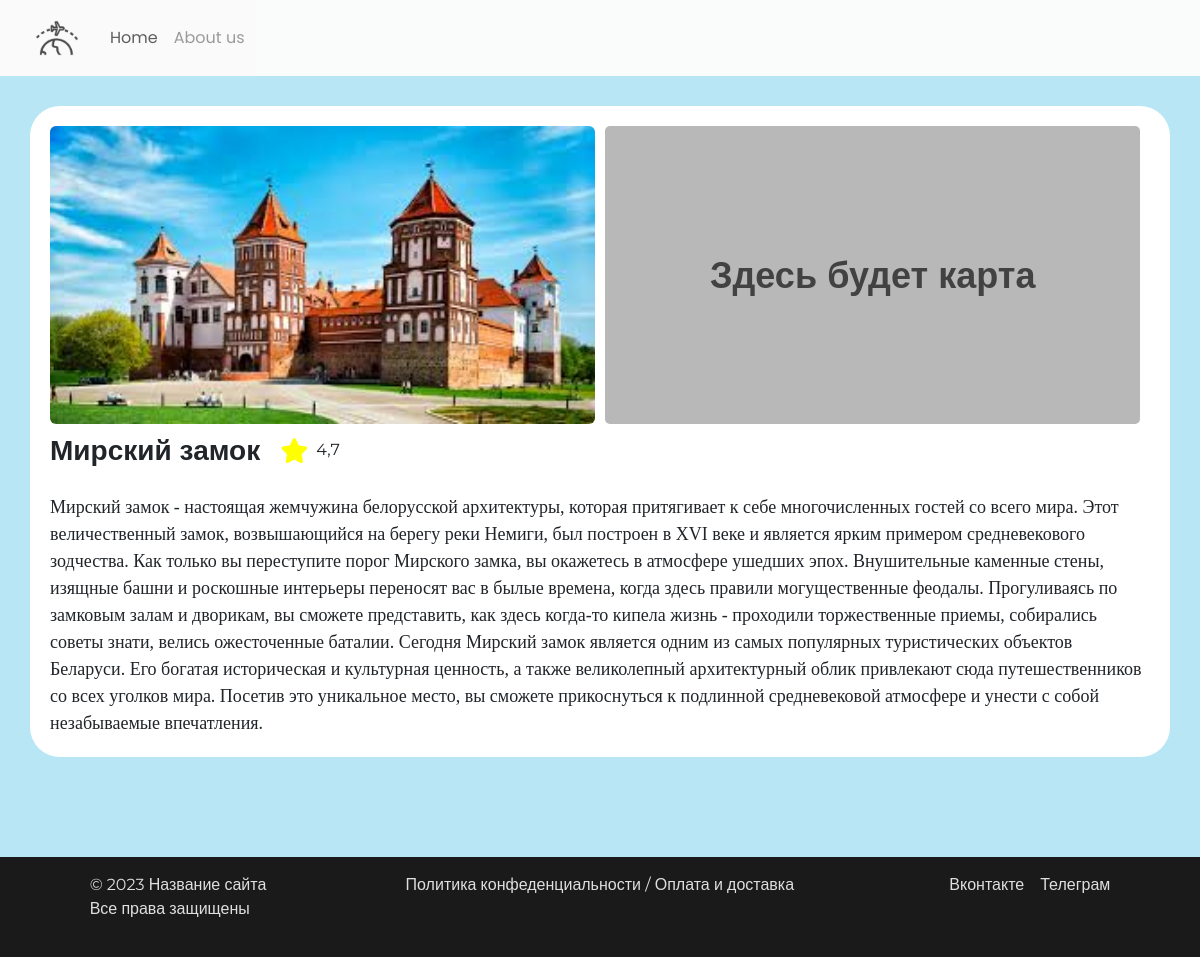
The page /tours/tour/1 on the database its author committed.
### main/models.py (models this page shows, shortened)
class Tour(models.Model):
    name = models.CharField(max_length=150)
    short_desc = models.TextField()
    full_desc = models.TextField()
    image_name = models.CharField(max_length=100)
    rating = models.FloatField()
    views = models.IntegerField()
    country = models.ForeignKey(Country, on_delete = models.CASCADE)
    category = models.ManyToManyField(Category)

### main/views.py (the view)
# urls.py: path('tours/tour/<int:pk>', views.TourDetailView.as_view(), name='tour'),
class TourDetailView(DetailView):
    model = Tour
    template_name = 'tour.html'
    context_object_name = 'tour'

### main/templates/tour.html (shortened to what this page needs)
{% extends "base.html" %}
{% load static %}
{% block style %}
    <link rel="stylesheet" href="{% static "/styles/tour.css" %}">
{% endblock %}
{% block content %}
<main>
<div class="cont h-auto">
    <div class="top d-flex info row">
        <div class="img_block col-lg-12">
            <img src="{% static "/img/tour/" %}{{tour.image_name}}.jpg" class="img-fluid rounded">
            <div class="map">
                <p>Здесь будет карта </p>
            </div>
        </div>
        <div class="title col-lg-12">
            <h3 class="fw-bold">{{tour.name}}</h3>
            <div style="display: flex;">
                <i class="fa-solid fa-star me-2" style="color: yellow; font-size: 25px;"></i>
                <p>{{tour.rating}}</p>
            </div>
        </div>
    </div>
    <div class="desc mt-3" style="font-family: Comic Sans MS;">{{tour.full_desc}}</div>
</div>
</main>
{% endblock %}

### main/static/styles/style.css (style rules this page uses)
html, body { width: 100%; height: 100%; box-sizing: border-box; }
main { padding: 30px; padding-bottom: 100px; background-color: rgb(185, 230, 245); font-family: "Montserrat", sans-serif; }
main .cont { width: 100%; height: 700px; background-color: white; border-radius: 30px; padding: 20px; }

### main/static/styles/tour.css (style rules this page uses)
.info { display: flex; flex-direction: column; }
.img_block { display: flex; }
.img_block .map { background-color: rgb(184, 184, 184); margin: 0 10px; width: 49%; display: flex; justify-content: center; border-radius: 5px; }
.img_block .map p { font-weight: bold; color: rgb(66, 66, 66); font-size: 36px; margin: auto; }
.img_block img { width: 50%; }
.title { display: flex; align-items: baseline; margin-top: 10px; }
.title h3 { margin-right: 20px; }
.desc { font-size: 18px; }

### rows shown on the page
Tour: image_name (picture), name "Мирский замок", rating "4,7", full_desc "Мирский замок - настоящая жемчужина белорусской архитектуры, которая притягивает к себе многочисленных гостей со всего мира. Этот величественный замок, возвышающийся на берегу реки Немиги, был построен в XVI веке и является ярким примером средневекового зодчества. Как только вы переступите порог Мирского замка, вы окажетесь в атмосфере ушедших эпох. Внушительные каменные стены, изящные башни и роскошные интерьеры переносят вас в былые времена, когда здесь правили могущественные феодалы. Прогуливаясь по замковым залам и дворикам, вы сможете представить, как здесь когда-то кипела жизнь - проходили торжественные приемы, собирались советы знати, велись ожесточенные баталии. Сегодня Мирский…"
